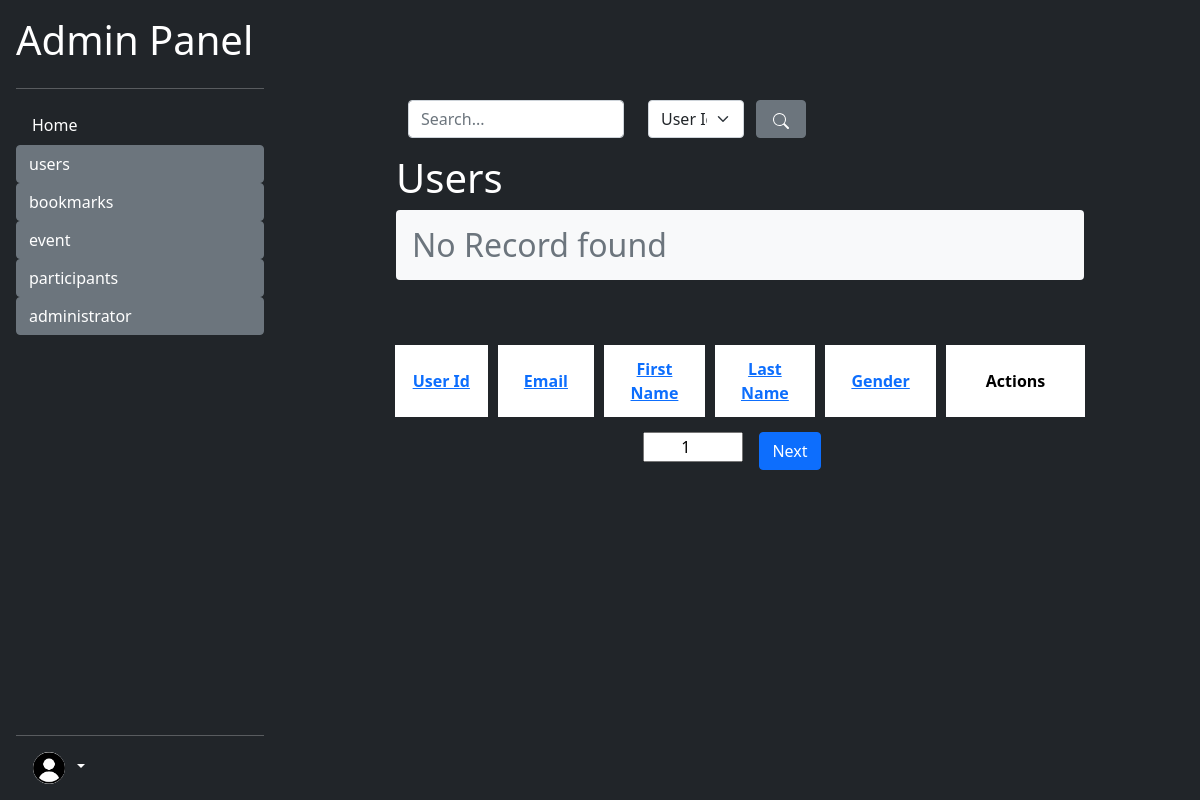
Page /admin/users/list_user.php (signed in) on the earlier database version.
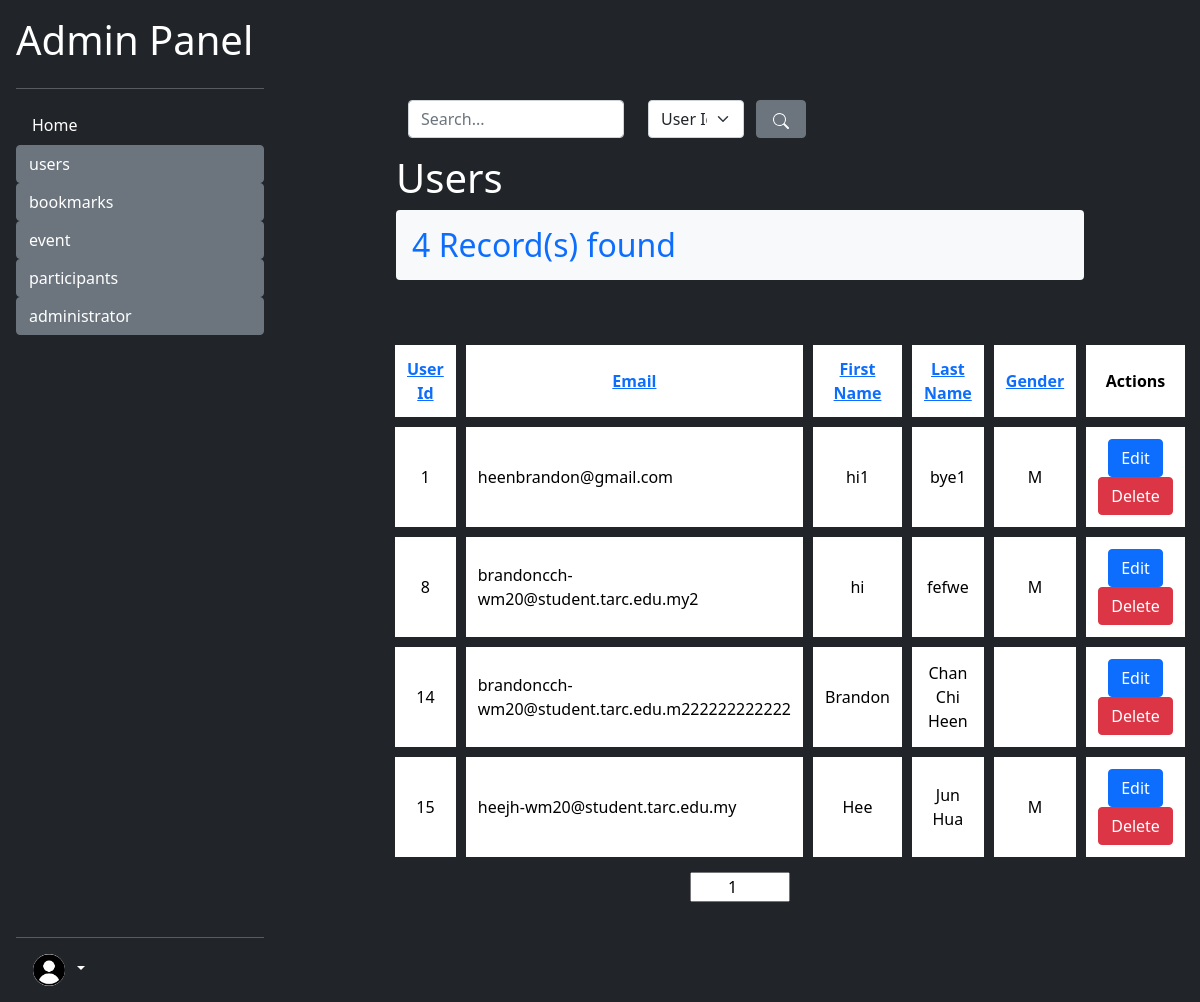
Same page on the later database version.
### tables this page shows
CREATE TABLE `user` (
  `user_id` int(30) NOT NULL,
  `email` text NOT NULL,
  `first_name` text NOT NULL,
  `last_name` text NOT NULL,
  `password` text NOT NULL,
  `gender` varchar(1) NOT NULL
);

### utility/utility.php (called while the page is built, shortened)
<?php
function concatPaths(...$paths)
{
    $toReturn = array_shift($paths);
    foreach ($paths as $path) {
        if ($path != "") {
            $toReturn .=  "/" . $path;
        }
    }
    return  $toReturn;
}
function getVariableParentPath($fullPath, $levelsUp)
{
    $path = parse_url($fullPath)["path"];
    $pathArr  = explode("/", $path);
    $discardedChilds = array_slice($pathArr,  0, -$levelsUp);
    return implode("/", $discardedChilds);
}
class Database
{
    public $con;
    function __construct()
    {
        $this->con = mysqli_connect(self::DB_HOST, self::DB_USER, self::DB_PASSWORD, self::DB_NAME);
    }
    function select($columnArray, $whereStatements, $table = 'user')
    {
        $queryStatement = "SELECT " . array_shift($columnArray);
        foreach ($columnArray as $col) {
            $queryStatement .= ", $col";
        }
        if ($whereStatements == "") {
            $queryStatement .= " FROM $table";
        } else {
            $queryStatement .= " FROM $table WHERE $whereStatements;";
        }
        $this->queryResult = mysqli_query($this->con, $queryStatement);
        return mysqli_fetch_all($this->queryResult);
    }
}

### admin/users/list_user.php (the view, shortened to what the changed rows need)
<?php
require_once dirname(__FILE__) . "/../../env_variables.php";
include "$docRoot/utility/utility.php";
$searchSuccess = false;
$colArray = array(
    "user_id" => "User Id",
    "email" => "Email",
    "first_name" => "First Name",
    "last_name" => "Last Name",
    "gender" => "Gender"
);
$sortCol = "user_id";
$sort = "ASC";
$db =   new Database();
$pageNo = 1;
if (!$searchSuccess) {
    $whereStatement = "TRUE ORDER BY $sortCol $sort";
    $result = $db->select(array("user_id", "email", "first_name", "last_name", "gender"), $whereStatement, "user");
    $resultArr = $result;
}
$pageCount = ceil(count($resultArr) / 10);
?>
<!DOCTYPE html>
<html lang="en">
<head>
    <link href="https://cdn.jsdelivr.net/npm/bootstrap@5.0.2/dist/css/bootstrap.min.css" rel="stylesheet">
    <link href="../index.css" type="text/css" rel="stylesheet">
</head>
<body class="bg-dark">
    <?php
    include_once "../sidebar.php";
    ?>
    <section class="text-white">
        <form class="mb-0 mx-3 row container mb-3" action="" method="GET">
            <div class="col-md-4">
            </div>
            <div class="col-md-2">
            </div>
            <button type="submit" class="btn btn-secondary" style="width: 50px;">
            </button>
        </form>
        <h1 class="mx-3">Users</h1>
        <?php
        if (count($resultArr) > 0) {
            $resultCount = count($resultArr);
            echo "<h2 class='text-primary bg-light rounded-2 p-3 mx-3'>$resultCount Record(s) found</h2>";
        } else {
            echo "<h2 class='text-secondary bg-light rounded-2 p-3 mx-3'>No Record found</h2>";
        }
        ?>
        <table class="event-list">
            <tr class="text-center">
                <?php
                $searchParams = "";
                foreach ($colArray as $col => $headerName) {
                    $tempSort = "ASC";
                    if ($sortCol == $col) {
                        $tempSort = $sort;
                    }
                    echo <<<HTML
                    <th style="width:10%;">
                        <a href="{$_SERVER['PHP_SELF']}?pageNo=$pageNo&col=$col&sort=$tempSort$searchParams">
                        $headerName
                        </a>
                    </th>
HTML;
                }
                ?>
                <th style="width:15%;">Actions</th>
            </tr>
            <?php
            $startIndex = ($pageNo - 1) * 10;
            for ($i = $startIndex; $i < $startIndex + 10 && $i < count($resultArr); $i++) {
                echo <<<HTML
                    <tr class="text-center">
                        <td>{$resultArr[$i][0]}</td>
                        <td  style="text-align:left;">{$resultArr[$i][1]}</td>
                        <td>{$resultArr[$i][2]}</td>
                        <td>{$resultArr[$i][3]}</td>
                        <td>{$resultArr[$i][4]}</td>
                        <td>
                            <button onclick="toRedirect({$resultArr[$i][0]}, 'edit_user.php')" class="btn btn-primary">Edit</button>
                            <button class="btn btn-danger" onclick="enableModal([{$resultArr[$i][0]}, '{$resultArr[$i][1]}', '{$resultArr[$i][2]}', '{$resultArr[$i][3]}', '{$resultArr[$i][4]}']);">Delete</button>
                        </td>
                    </tr>
HTML;
            }
            ?>
        </table>
        <?php
        $next = $pageNo + 1;
        echo '<div class="d-flex flex-row justify-content-center px-auto container">';
        ?>
        <?php
        echo <<<HTML
        <form action="{$_SERVER['PHP_SELF']}" method="GET">
            <input name="pageNo" value="$pageNo" id="pageNoInput" type="number" placeholder="1 ... {$pageCount}" min="1" max="{$pageCount}">
        </form>
HTML;
        ?>
        <?php
        if ($next != $pageCount + 1) {
            echo <<<HTML
                <button type="button" onclick="window.location='{$_SERVER['PHP_SELF']}?pageNo=$next'" class="btn btn-primary mx-3">
                    Next
                </button>
HTML;
        }
        echo '</div>';
        ?>
    </section>
</body>
</html>

### admin/sidebar.php (shortened to what the changed rows need)
<?php
require_once dirname(__FILE__) . "/../env_variables.php";
require_once "$docRoot/utility/utility.php";
?>
<div id="admin-sidebar" class="d-flex flex-column flex-shrink-0 p-3 text-white bg-dark">
    <a href="/" class="d-flex align-items-center mb-3 mb-md-0 me-md-auto text-white text-decoration-none">
        <h1>Admin Panel</h1>
    </a>
    <ul class="nav nav-pills flex-column mb-auto">
        <?php
        $dirList = array(
            "index.php" => "Home",
            'users' => array(
                "list_user.php" => "List Users",
                "add_user.php" => "Add Users",
            ),
            'bookmarks' => array(
                "list_bookmarks.php" => "List Bookmarks",
                "add_bookmark.php" => "Add Bookmark",
            ),
            'event' => array(
                "list_events.php" => "List Events",
                "add_event.php" => "Add Events",
            ),
            'participants' => array(
                "list_participants.php" => "List Participants",
                "add_participant.php" => "Add Participants",
            ),
            'administrator' => array(
                "list_admins.php" => "List Admins",
                "add_admin.php" => "Add Admin",
            )
        );
        $basePath = "$sevRoot/admin";
        function createSideMenu($dirArray, $currentPath )
        {
            $currentParentPath = getVariableParentPath($_SERVER['PHP_SELF'], 1);
            $currentFullPath = $_SERVER['PHP_SELF'];
            foreach ($dirArray as $dir => $dirOrFiles) {
                if (is_array($dirOrFiles)) {
                    if ($currentParentPath  == concatPaths($currentPath, $dir)) {
                        $activeStatus = "active";
                    } else {
                        $activeStatus = "btn-secondary";
                    }
                    echo <<<HTML
                    <li>
                        <button class="btn btn-primary $activeStatus" style="text-align:left; width:100%;" onclick="displaySideBar(this);">
                        $dir
                        </button>
                        <ul class="nav nav-pills flex-column subSideBar" >
HTML;
                    echo "  </ul>";
                    echo "</li>";
                } else if (is_string($dir)) {
                    if ($currentFullPath == concatPaths($currentPath, $dir)) {
                        $childActiveStatus = "bg-light text-dark";
                    } else {
                        $childActiveStatus = "text-white ";
                    }
                    echo  <<<HTML
                    <li class="container">
                        <a href="$currentPath/$dir" class="nav-link $childActiveStatus">$dirOrFiles</a>
                    </li>
HTML;
                }
            }
        }
        createSideMenu($dirList, $basePath);
        ?>
    </ul>
</div>

Differences in the rows shown:
added user: user_id "1", email "heenbrandon@gmail.com", first_name "hi1", last_name "bye1", gender "M"
added user: user_id "8", email "brandoncch-wm20@student.tarc.edu.my2", first_name "hi", last_name "fefwe", gender "M"
added user: user_id "14", email "brandoncch-wm20@student.tarc.edu.m222222222222", first_name "Brandon", last_name "Chan Chi Heen"
added user: user_id "15", email "heejh-wm20@student.tarc.edu.my", first_name "Hee", last_name "Jun Hua", gender "M"
Other differences:
$resultCount: (not shown) → "4"
text no longer shown: "No Record found Next"
text now shown: "Record(s) found"
